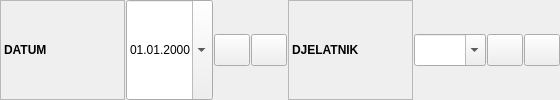
    <widget class="QFrame" name="frame_3">
     <property name="frameShape">
      <enum>QFrame::NoFrame</enum>
     </property>
     <property name="frameShadow">
      <enum>QFrame::Raised</enum>
     </property>
     <layout class="QHBoxLayout" name="horizontalLayout_17">
      <property name="spacing">
       <number>1</number>
      </property>
      <property name="leftMargin">
       <number>0</number>
      </property>
      <property name="topMargin">
       <number>0</number>
      </property>
      <property name="rightMargin">
       <number>0</number>
      </property>
      <property name="bottomMargin">
       <number>0</number>
      </property>
      <item>
       <widget class="QLabel" name="lblTipTitle_8">
        <property name="sizePolicy">
         <sizepolicy hsizetype="Maximum" vsizetype="Preferred">
          <horstretch>0</horstretch>
          <verstretch>0</verstretch>
         </sizepolicy>
        </property>
        <property name="minimumSize">
         <size>
          <width>125</width>
          <height>32</height>
         </size>
        </property>
        <property name="font">
         <font>
          <weight>75</weight>
          <bold>true</bold>
         </font>
        </property>
        <property name="toolTip">
         <string>Poziv Na Broj</string>
        </property>
        <property name="frameShape">
         <enum>QFrame::StyledPanel</enum>
        </property>
        <property name="text">
         <string>DATUM</string>
        </property>
       </widget>
      </item>
      <item>
       <widget class="QDateEdit" name="dateOd_4">
        <property name="sizePolicy">
         <sizepolicy hsizetype="Maximum" vsizetype="Preferred">
          <horstretch>0</horstretch>
          <verstretch>0</verstretch>
         </sizepolicy>
        </property>
        <property name="minimumSize">
         <size>
          <width>0</width>
          <height>0</height>
         </size>
        </property>
        <property name="maximumSize">
         <size>
          <width>16777215</width>
          <height>16777215</height>
         </size>
        </property>
        <property name="displayFormat">
         <string>dd.MM.yyyy</string>
        </property>
        <property name="calendarPopup">
         <bool>true</bool>
        </property>
       </widget>
      </item>
      <item>
       <widget class="QPushButton" name="btnGo2_15">
        <property name="sizePolicy">
         <sizepolicy hsizetype="Maximum" vsizetype="Fixed">
          <horstretch>0</horstretch>
          <verstretch>0</verstretch>
         </sizepolicy>
        </property>
        <property name="minimumSize">
         <size>
          <width>0</width>
          <height>32</height>
         </size>
        </property>
        <property name="maximumSize">
         <size>
          <width>36</width>
          <height>16777215</height>
         </size>
        </property>
        <property name="cursor">
         <cursorShape>PointingHandCursor</cursorShape>
        </property>
        <property name="toolTip">
         <string>Filter</string>
        </property>
        <property name="icon">
         <iconset resource="../../../resources/DonatForm.qrc">
          <normaloff>:/InDonat/Forms/images/DEL.GIF</normaloff>:/InDonat/Forms/images/DEL.GIF</iconset>
        </property>
        <property name="autoExclusive">
         <bool>true</bool>
        </property>
       </widget>
      </item>
      <item>
       <widget class="QPushButton" name="btnGo2_14">
        <property name="sizePolicy">
         <sizepolicy hsizetype="Maximum" vsizetype="Fixed">
          <horstretch>0</horstretch>
          <verstretch>0</verstretch>
         </sizepolicy>
        </property>
        <property name="minimumSize">
         <size>
          <width>0</width>
          <height>32</height>
         </size>
        </property>
        <property name="maximumSize">
         <size>
          <width>36</width>
          <height>16777215</height>
         </size>
        </property>
        <property name="cursor">
         <cursorShape>PointingHandCursor</cursorShape>
        </property>
        <property name="toolTip">
         <string>Filter</string>
        </property>
        <property name="icon">
         <iconset resource="../../../resources/DonatForm.qrc">
          <normaloff>:/InDonat/Forms/images/folder2.gif</normaloff>:/InDonat/Forms/images/folder2.gif</iconset>
        </property>
        <property name="autoExclusive">
         <bool>true</bool>
        </property>
       </widget>
      </item>
      <item>
       <widget class="QLabel" name="lblTipTitle_9">
        <property name="sizePolicy">
         <sizepolicy hsizetype="Maximum" vsizetype="Preferred">
          <horstretch>0</horstretch>
          <verstretch>0</verstretch>
         </sizepolicy>
        </property>
        <property name="minimumSize">
         <size>
          <width>125</width>
          <height>32</height>
         </size>
        </property>
        <property name="font">
         <font>
          <weight>75</weight>
          <bold>true</bold>
         </font>
        </property>
        <property name="toolTip">
         <string>Poziv Na Broj</string>
        </property>
        <property name="frameShape">
         <enum>QFrame::StyledPanel</enum>
        </property>
        <property name="text">
         <string>DJELATNIK</string>
        </property>
       </widget>
      </item>
      <item>
       <widget class="QComboBox" name="comboBox_4">
        <property name="minimumSize">
         <size>
          <width>0</width>
          <height>32</height>
         </size>
        </property>
        <property name="editable">
         <bool>true</bool>
        </property>
       </widget>
      </item>
      <item>
       <widget class="QPushButton" name="btnGo2_16">
        <property name="sizePolicy">
         <sizepolicy hsizetype="Maximum" vsizetype="Fixed">
          <horstretch>0</horstretch>
          <verstretch>0</verstretch>
         </sizepolicy>
        </property>
        <property name="minimumSize">
         <size>
          <width>0</width>
          <height>32</height>
         </size>
        </property>
        <property name="maximumSize">
         <size>
          <width>36</width>
          <height>16777215</height>
         </size>
        </property>
        <property name="cursor">
         <cursorShape>PointingHandCursor</cursorShape>
        </property>
        <property name="toolTip">
         <string>Filter</string>
        </property>
        <property name="icon">
         <iconset resource="../../../resources/DonatForm.qrc">
          <normaloff>:/InDonat/Forms/images/DEL.GIF</normaloff>:/InDonat/Forms/images/DEL.GIF</iconset>
        </property>
        <property name="autoExclusive">
         <bool>true</bool>
        </property>
       </widget>
      </item>
      <item>
       <widget class="QPushButton" name="btnGo2_17">
        <property name="sizePolicy">
         <sizepolicy hsizetype="Maximum" vsizetype="Fixed">
          <horstretch>0</horstretch>
          <verstretch>0</verstretch>
         </sizepolicy>
        </property>
        <property name="minimumSize">
         <size>
          <width>0</width>
          <height>32</height>
         </size>
        </property>
        <property name="maximumSize">
         <size>
          <width>36</width>
          <height>16777215</height>
         </size>
        </property>
        <property name="cursor">
         <cursorShape>PointingHandCursor</cursorShape>
        </property>
        <property name="toolTip">
         <string>Filter</string>
        </property>
        <property name="icon">
         <iconset resource="../../../resources/DonatForm.qrc">
          <normaloff>:/InDonat/Forms/images/OLOVKA.GIF</normaloff>:/InDonat/Forms/images/OLOVKA.GIF</iconset>
        </property>
        <property name="autoExclusive">
         <bool>true</bool>
        </property>
       </widget>
      </item>
     </layout>
    </widget>
